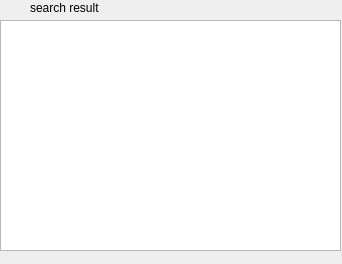
<?xml version="1.0" encoding="UTF-8"?>
<ui version="4.0">
 <class>SearchDialog</class>
 <widget class="QDialog" name="SearchDialog">
  <property name="geometry">
   <rect>
    <x>0</x>
    <y>0</y>
    <width>342</width>
    <height>264</height>
   </rect>
  </property>
  <property name="windowTitle">
   <string>Dialog</string>
  </property>
  <widget class="QLabel" name="label_2">
   <property name="geometry">
    <rect>
     <x>0</x>
     <y>0</y>
     <width>21</width>
     <height>16</height>
    </rect>
   </property>
   <property name="styleSheet">
    <string notr="true">background-image: url(:/img/sousuo.PNG);</string>
   </property>
   <property name="text">
    <string/>
   </property>
  </widget>
  <widget class="QPushButton" name="close">
   <property name="geometry">
    <rect>
     <x>314</x>
     <y>0</y>
     <width>31</width>
     <height>23</height>
    </rect>
   </property>
   <property name="styleSheet">
    <string notr="true">background-image: url(:/img/close_hover.ico);</string>
   </property>
   <property name="text">
    <string/>
   </property>
   <property name="autoDefault">
    <bool>false</bool>
   </property>
   <property name="flat">
    <bool>true</bool>
   </property>
  </widget>
  <widget class="QLabel" name="label">
   <property name="geometry">
    <rect>
     <x>30</x>
     <y>0</y>
     <width>91</width>
     <height>16</height>
    </rect>
   </property>
   <property name="text">
    <string>search result</string>
   </property>
  </widget>
  <widget class="QListView" name="listView">
   <property name="geometry">
    <rect>
     <x>0</x>
     <y>20</y>
     <width>341</width>
     <height>231</height>
    </rect>
   </property>
  </widget>
 </widget>
 <resources/>
 <connections/>
</ui>
